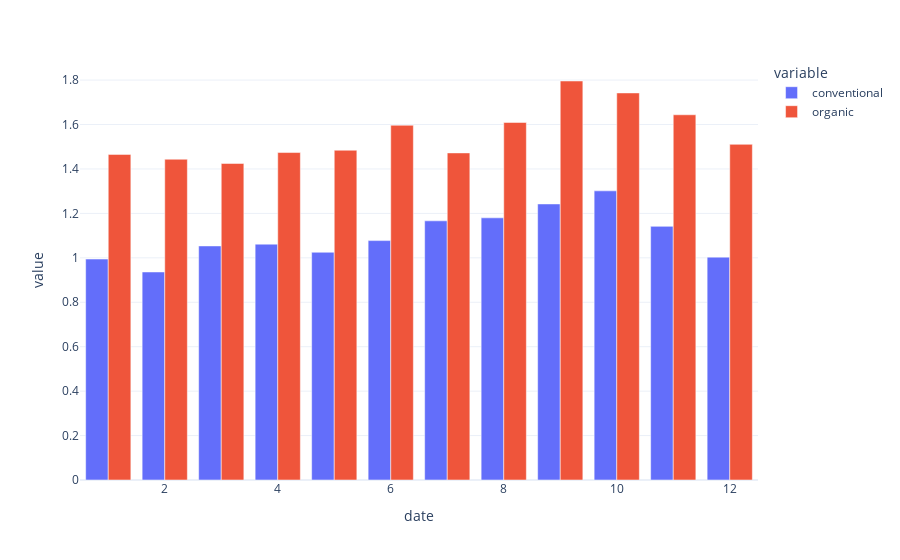

The notebook cell this image was saved under:
### Code cell
px.bar(_df.groupby(_df.date.dt.month).mean(), barmode="group")

### Figure 1 — Plotly figure (JSON) as saved in the notebook; plotly's stock layout.template omitted (floating-point values rounded to 4 significant figures)
{"data": [{"alignmentgroup": "True", "hovertemplate": "variable=conventional<br>date=%{x}<br>value=%{y}<extra></extra>", "legendgroup": "conventional", "marker": {"color": "#636efa", "pattern": {"shape": ""}}, "name": "conventional", "offsetgroup": "conventional", "orientation": "v", "showlegend": true, "textposition": "auto", "type": "bar", "x": [1, 2, 3, 4, 5, 6, 7, 8, 9, 10, 11, 12], "xaxis": "x", "y": [0.9944, 0.9363, 1.054, 1.062, 1.025, 1.077, 1.166, 1.18, 1.242, 1.301, 1.142, 1.003], "yaxis": "y"}, {"alignmentgroup": "True", "hovertemplate": "variable=organic<br>date=%{x}<br>value=%{y}<extra></extra>", "legendgroup": "organic", "marker": {"color": "#EF553B", "pattern": {"shape": ""}}, "name": "organic", "offsetgroup": "organic", "orientation": "v", "showlegend": true, "textposition": "auto", "type": "bar", "x": [1, 2, 3, 4, 5, 6, 7, 8, 9, 10, 11, 12], "xaxis": "x", "y": [1.466, 1.444, 1.425, 1.474, 1.484, 1.597, 1.472, 1.609, 1.796, 1.742, 1.644, 1.511], "yaxis": "y"}], "layout": {"barmode": "group", "legend": {"title": {"text": "variable"}, "tracegroupgap": 0}, "margin": {"t": 60}, "xaxis": {"anchor": "y", "domain": [0, 1], "title": {"text": "date"}}, "yaxis": {"anchor": "x", "domain": [0, 1], "title": {"text": "value"}}}}
